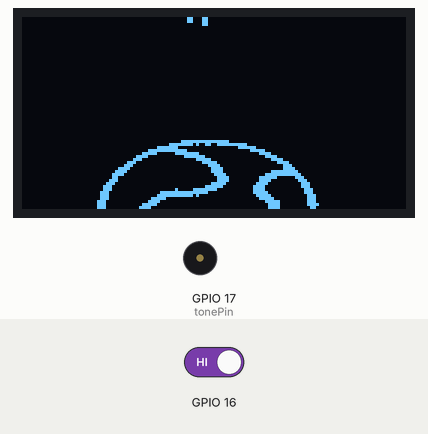
Recording of a sketch running on a simulated ESP32. Shown: 128×64 one-colour display, buzzer (waves = sounding). Inputs (shaded band) come from the test bench; at power-on: GPIO 16 HIGH. What the sketch prints to the serial monitor is not drawn.

Above: at 0.4 s.
At 1.2 s:
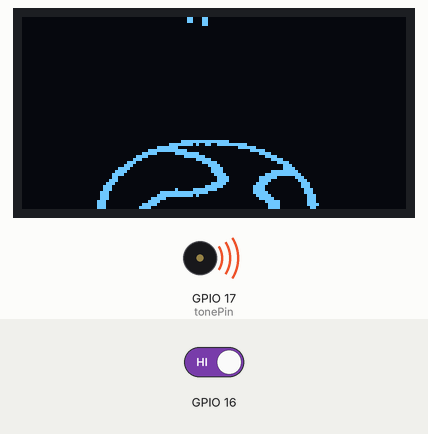
1.3 s: GPIO 16 driven LOW
At 1.6 s:
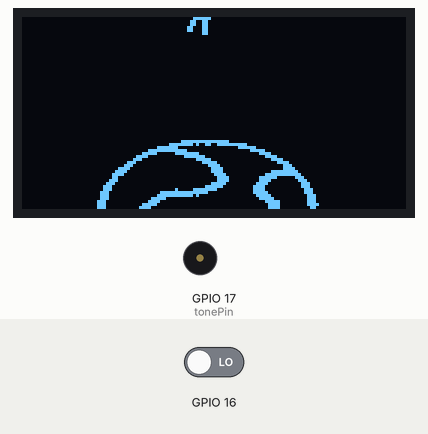
Timing chart, 0 to 9.0 s (numbered marks = the images above; inputs shaded):
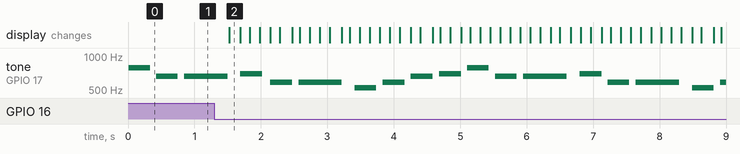

The sketch:

TONE_withOLED.ino
```cpp
#include <Wire.h>
#include "SSD1306Wire.h"
#include "pictures.h"
#include "pitches.h"

SSD1306Wire  display(0x3c, 21, 22);

void Drawbackground(){
  display.drawXbm(0, 0, bg_width, bg_height, pic[0]);
  display.display();
}//畫出背景
void Drawvirus(int b_x,int b_y){
    display.drawXbm(b_x, b_y, virus_width, virus_height, pic[1]);
    display.display();
}//畫出角色

int freq = 2000; 
int channel = 0; 
int resolution = 8;

int tonePin = 17;

int melody[] = {
  NOTE_G5, NOTE_E5, NOTE_E5, NOTE_F5, NOTE_D5, NOTE_D5,
  NOTE_C5, NOTE_D5, NOTE_E5, NOTE_F5, NOTE_G5, NOTE_G5, NOTE_G5,
  NOTE_G5, NOTE_E5, NOTE_E5, NOTE_F5, NOTE_D5, NOTE_D5,
  NOTE_C5, NOTE_E5, NOTE_G5, NOTE_G5, NOTE_C5
};
int noteDurations[] = {
 4,4,2,4,4,2,
 4,4,4,4,4,4,2,
 4,4,2,4,4,2,
 4,4,4,4,2
};

unsigned long currentTime = 0, tonePreviousTime = 0, picPreviousTime = 0;
int pauseBetweenNotes = 0;
int noteDuration = 0;
int thisNote = 0;
boolean nextTone = true;
int dropY = -virus_height;
boolean nextPic = true;

void setup() {
   Serial.begin(115200);
   ledcSetup(channel, freq, resolution);
   ledcAttachPin(tonePin, channel);
   pinMode(16,INPUT);
   //OLED setting
   display.init();
   display.flipScreenVertically();
   display.clear(); //清除螢幕和緩衝區(clear)
}
bool stop=0;
void loop() {
     stop=digitalRead(16)?false:true;
    Serial.println(stop);
    //buzzer
    if(nextTone){
      noteDuration = 1300 / noteDurations[thisNote];
      ledcWriteTone(channel, melody[thisNote]);
      pauseBetweenNotes = noteDuration * 1.3;
      nextTone = false;
    }

    //畫出角色與其位置
    if(nextPic){
        display.clear();
        Drawbackground(); //畫出背景
        Drawvirus(64 - virus_width / 2, dropY + 3); //畫出角色
        if(stop==false){
          dropY=dropY;

        }
        else { dropY = dropY + 3;

        }
        if(dropY > 64) dropY = 0 - virus_height;
        nextPic = false;
    }

    currentTime = millis(); //記錄現在時間
    if((currentTime - tonePreviousTime) > noteDuration){
      ledcWriteTone(channel, 0);
    } //buzzer停止播放
    if((currentTime - tonePreviousTime) > (pauseBetweenNotes)){
      nextTone = true;
      thisNote++;
      if(thisNote == 10) thisNote = 0;
      tonePreviousTime = currentTime;
    } //buzzer播放下一個音
    if((currentTime - picPreviousTime) > 150 && digitalRead ){
       nextPic = true;
       picPreviousTime = currentTime;
    } //角色每150毫秒移動一次
}
```

pitches.h
```cpp
/*************************************************
 * Public Constants
 *************************************************/

#define NOTE_B0  31
#define NOTE_C1  33
#define NOTE_CS1 35
#define NOTE_D1  37
#define NOTE_DS1 39
#define NOTE_E1  41
#define NOTE_F1  44
#define NOTE_FS1 46
#define NOTE_G1  49
#define NOTE_GS1 52
#define NOTE_A1  55
#define NOTE_AS1 58
#define NOTE_B1  62
#define NOTE_C2  65
#define NOTE_CS2 69
#define NOTE_D2  73
#define NOTE_DS2 78
#define NOTE_E2  82
#define NOTE_F2  87
#define NOTE_FS2 93
#define NOTE_G2  98
#define NOTE_GS2 104
#define NOTE_A2  110
#define NOTE_AS2 117
#define NOTE_B2  123
#define NOTE_C3  131
#define NOTE_CS3 139
#define NOTE_D3  147
#define NOTE_DS3 156
#define NOTE_E3  165
#define NOTE_F3  175
#define NOTE_FS3 185
#define NOTE_G3  196
#define NOTE_GS3 208
#define NOTE_A3  220
#define NOTE_AS3 233
#define NOTE_B3  247
#define NOTE_C4  262
#define NOTE_CS4 277
#define NOTE_D4  294
#define NOTE_DS4 311
#define NOTE_E4  330
#define NOTE_F4  349
#define NOTE_FS4 370
#define NOTE_G4  392
#define NOTE_GS4 415
#define NOTE_A4  440
#define NOTE_AS4 466
#define NOTE_B4  494
#define NOTE_C5  523
#define NOTE_CS5 554
#define NOTE_D5  587
#define NOTE_DS5 622
#define NOTE_E5  659
#define NOTE_F5  698
#define NOTE_FS5 740
#define NOTE_G5  784
#define NOTE_GS5 831
#define NOTE_A5  880
#define NOTE_AS5 932
#define NOTE_B5  988
#define NOTE_C6  1047
#define NOTE_CS6 1109
#define NOTE_D6  1175
#define NOTE_DS6 1245
#define NOTE_E6  1319
#define NOTE_F6  1397
#define NOTE_FS6 1480
#define NOTE_G6  1568
#define NOTE_GS6 1661
#define NOTE_A6  1760
#define NOTE_AS6 1865
#define NOTE_B6  1976
#define NOTE_C7  2093
#define NOTE_CS7 2217
#define NOTE_D7  2349
#define NOTE_DS7 2489
#define NOTE_E7  2637
#define NOTE_F7  2794
#define NOTE_FS7 2960
#define NOTE_G7  3136
#define NOTE_GS7 3322
#define NOTE_A7  3520
#define NOTE_AS7 3729
#define NOTE_B7  3951
#define NOTE_C8  4186
#define NOTE_CS8 4435
#define NOTE_D8  4699
#define NOTE_DS8 4978
```

Source omitted: pictures.h (data table, 7898 bytes)

Measured:
- after the input at 1.3 s, the display: changes after 0.23 s (image 2)
- by itself, tone on GPIO 17 (tonePin): plays 698 Hz for 0.33 s, 587 Hz for 0.33 s, 587 Hz for 0.65 s, 523 Hz for 0.32 s, 587 Hz for 0.32 s, 659 Hz for 0.33 s … (15 notes in this stretch)
